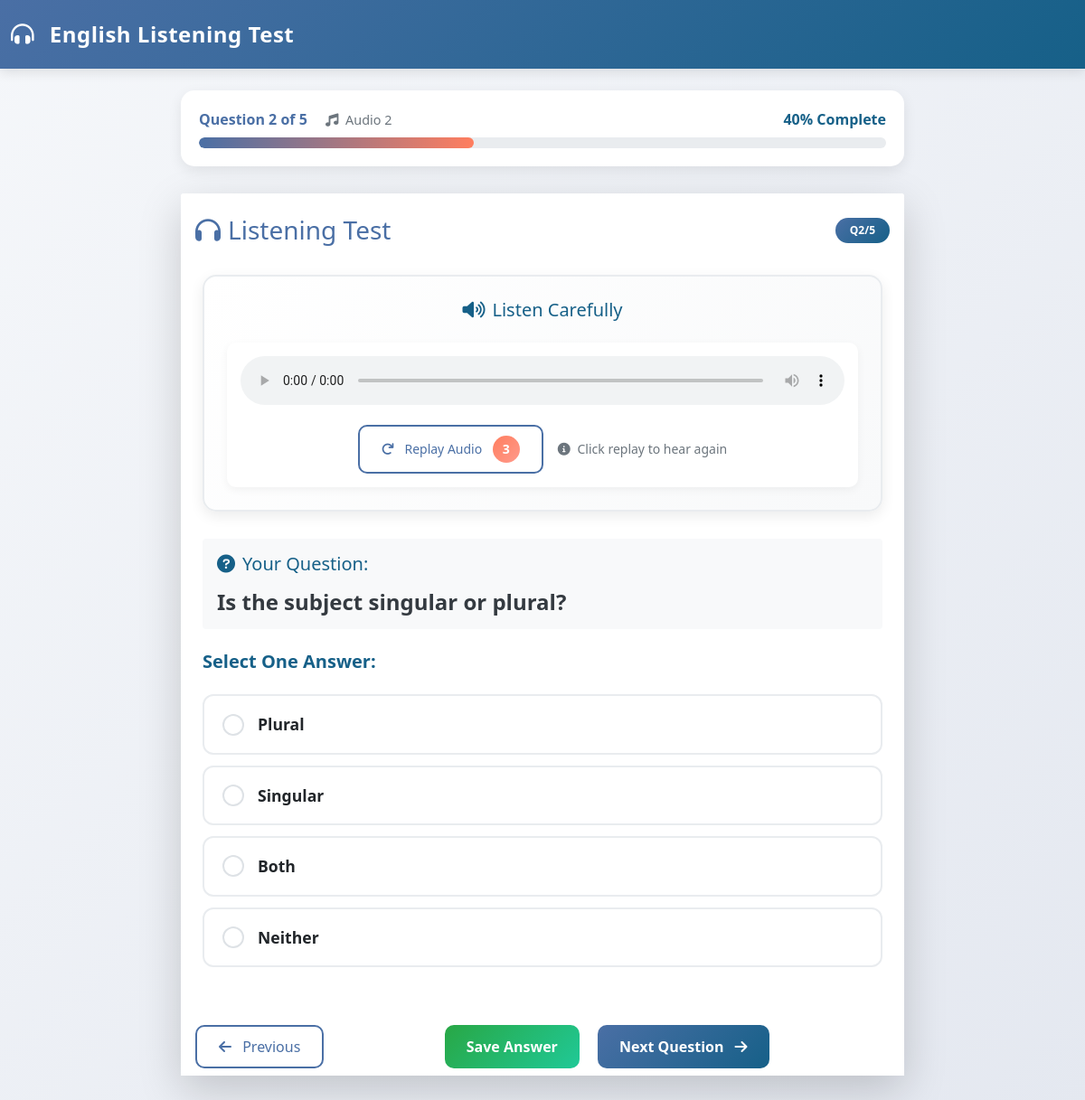
/listening/test/1/question/2/ (signed in), run on the app's committed database.
### listening/models.py (models this page shows, shortened)
class AudioQuestion(models.Model):
    test = models.ForeignKey(ListeningTest, on_delete=models.CASCADE, related_name='questions')
    order = models.IntegerField(default=1)  # Order in test (1-5)
    audio_filename = models.CharField(max_length=200, help_text="Name of audio file in static folder")
    transcript = models.TextField(help_text="Full text of what's spoken in audio")
    question_text = models.TextField()
    explanation = models.TextField(blank=True, help_text="Explanation shown after test")

class AnswerOption(models.Model):
    question = models.ForeignKey(AudioQuestion, on_delete=models.CASCADE, related_name='options')
    text = models.CharField(max_length=500)
    is_correct = models.BooleanField(default=False)

### listening/views.py (the view)
@login_required(login_url='home_page:login')
def test_question(request, test_id, question_number):
    test = get_object_or_404(ListeningTest, id=test_id, is_active=True)
    try:
        question = AudioQuestion.objects.get(test=test, order=question_number)
    except AudioQuestion.DoesNotExist:
        return redirect('listening:test_home')
    total_questions = test.questions.count()
    progress_percentage = int((question_number / total_questions) * 100)
    session_key = get_session_key(request)
    previous_response = UserResponse.objects.filter(
        session_key=session_key,
        question=question
    ).first()
    next_question = question_number + 1 if question_number < total_questions else None
    prev_question = question_number - 1 if question_number > 1 else None
    context = {
        'test': test,
        'question': question,
        'question_number': question_number,
        'total_questions': total_questions,
        'progress_percentage': progress_percentage,
        'next_question': next_question,
        'prev_question': prev_question,
        'selected_option': previous_response.selected_option_id if previous_response else None,
    }
    return render(request, 'listening/test_question.html', context)

### listening/views.py (called while the page is built)
def get_session_key(request):
    if not request.session.session_key:
        request.session.create()
    return request.session.session_key

### listening/templates/listening/test_question.html (shortened to what this page needs)
{% extends 'listening/base.html' %}
{% load static %}
{% block content %}
<div class="test-container">
<div class="progress-container">
    <div class="d-flex justify-content-between mb-2">
        <div>
            <span class="fw-bold" style="color: var(--primary-color);">
                Question {{ question_number }} of {{ total_questions }}
            </span>
            <span class="audio-info ms-3">
                <i class="fas fa-music me-1"></i>
                Audio {{ question_number }}
            </span>
        </div>
        <span class="fw-bold" style="color: var(--secondary-color);">
            {{ progress_percentage }}% Complete
        </span>
    </div>
    <div class="progress">
        <div class="progress-bar" role="progressbar"
             style="width: {{ progress_percentage }}%"
             aria-valuenow="{{ progress_percentage }}"
             aria-valuemin="0"
             aria-valuemax="100">
        </div>
    </div>
</div>
    <div class="card border-0 shadow-lg">
        <div class="card-header bg-white border-0 pt-4">
            <div class="d-flex justify-content-between align-items-center">
                <h3 class="mb-0" style="color: var(--primary-color);">
                    <i class="fas fa-headphones me-2"></i>Listening Test
                </h3>
                <div class="badge rounded-pill px-3 py-2"
                     style="background: linear-gradient(135deg, var(--primary-color), var(--secondary-color)); color: white;">
                    Q{{ question_number }}/{{ total_questions }}
                </div>
            </div>
        </div>
        <div class="card-body p-4">
            <div class="audio-player-container">
                <h5 class="text-center mb-4" style="color: var(--secondary-color);">
                    <i class="fas fa-volume-up me-2"></i>Listen Carefully
                </h5>
                <div class="audio-controls">
                    <audio id="audioPlayer" controls class="w-100">
                        <source src="{% static 'listening/audio/' %}{{ question.audio_filename }}" type="audio/mpeg">
                    </audio>
                    <div class="d-flex justify-content-center align-items-center mt-3">
                        <button id="replayBtn" class="btn btn-outline-primary btn-sm px-4">
                            <i class="fas fa-redo me-2"></i> Replay Audio
                            <span class="replay-counter ms-2">3</span>
                        </button>
                        <span class="text-muted small ms-3">
                            <i class="fas fa-info-circle me-1"></i>
                            Click replay to hear again
                        </span>
                    </div>
                </div>
            </div>
            <div class="question-section mb-4">
                <div class="card bg-light border-0">
                    <div class="card-body">
                        <h5 class="card-title mb-3" style="color: var(--secondary-color);">
                            <i class="fas fa-question-circle me-2"></i>Your Question:
                        </h5>
                        <h4 class="fw-bold mb-0" style="color: var(--dark-color);">
                            {{ question.question_text }}
                        </h4>
                    </div>
                </div>
            </div>
            <div class="options-section mb-4">
                <h5 class="mb-4" style="color: var(--secondary-color);">
                    <b>Select One Answer:<b>
                </h5>
                <form id="answerForm" data-question-id="{{ question.id }}">
                    <div class="options-list">
                        {% for option in question.options.all %}
                        <div class="option-item {% if selected_option == option.id %}selected{% endif %}"
                             data-option-id="{{ option.id }}">
                            <div class="d-flex align-items-center">
                                <div class="checkmark">
                                </div>
                                <div class="flex-grow-1">
                                    <span class="fw-bold">{{ option.text }}</span>
                                </div>
                            </div>
                        </div>
                        {% endfor %}
                    </div>
                </form>
            </div>
        </div>
        <div class="card-footer bg-white border-0 pt-3">
            <div class="d-flex justify-content-between">
                {% if prev_question %}
                <a href="{% url 'listening:test_question' test.id prev_question %}"
                   class="btn btn-outline-primary px-4">
                    <i class="fas fa-arrow-left me-2"></i> Previous
                </a>
                {% else %}
                <div></div>
                {% endif %}
                <div>
                    <button id="saveBtn" class="btn btn-success px-4 me-3">
                        <b> Save Answer <b>
                    </button>
                    {% if next_question %}
                    <a href="{% url 'listening:test_question' test.id next_question %}"
                       class="btn btn-primary px-4">
                        Next Question <i class="fas fa-arrow-right ms-2"></i>
                    </a>
                    {% endif %}
                </div>
            </div>
        </div>
    </div>
</div>
{% endblock %}

### listening/static/listening/css/styles.css (style rules this page uses)
:root { --primary-color: #4a6fa5; --secondary-color: #166088; --accent-color: #ff7e5f; --success-color: #28a745; --warning-color: #ffc107; --danger-color: #dc3545; --light-color: #f8f9fa; --dark-color: #343a40; --gray-color: #6c757d; }
body { background: linear-gradient(135deg, #f5f7fa 0%, #c3cfe2 100%); font-family: 'Segoe UI', Tahoma, Geneva, Verdana, sans-serif; min-height: 100vh; }
.test-container { max-width: 800px; margin: 0 auto; }
.audio-player-container { background: linear-gradient(135deg, #ffffff, #f8f9fa); border-radius: 15px; padding: 25px; box-shadow: 0 5px 15px rgba(0,0,0,0.08); border: 2px solid #e9ecef; margin-bottom: 30px; }
.audio-controls { background: white; border-radius: 10px; padding: 15px; box-shadow: 0 3px 10px rgba(0,0,0,0.05); }
.option-item { border: 2px solid #e9ecef; border-radius: 12px; padding: 18px 20px; margin-bottom: 12px; cursor: pointer; transition: all 0.3s ease; background: white; font-weight: 500; font-size: 1.1rem; }
.option-item .checkmark { width: 24px; height: 24px; border-radius: 50%; border: 2px solid #dee2e6; display: flex; align-items: center; justify-content: center; margin-right: 15px; transition: all 0.3s ease; }
.btn-primary { background: linear-gradient(135deg, var(--primary-color), var(--secondary-color)); border: none; border-radius: 10px; padding: 12px 30px; font-weight: 600; transition: all 0.3s ease; }
.btn-success { background: linear-gradient(135deg, #28a745, #20c997); border: none; border-radius: 10px; padding: 12px 30px; font-weight: 600; }
.btn-outline-primary { border: 2px solid var(--primary-color); color: var(--primary-color); border-radius: 10px; padding: 10px 25px; font-weight: 500; }
.progress-container { background: white; border-radius: 15px; padding: 20px; box-shadow: 0 5px 15px rgba(0,0,0,0.08); margin-bottom: 30px; }
.progress { height: 12px; border-radius: 6px; background-color: #e9ecef; overflow: hidden; }
.progress-bar { background: linear-gradient(90deg, var(--primary-color), var(--accent-color)); border-radius: 6px; transition: width 0.5s ease; }

### listening/templates/listening/test_question.html (style rules this page uses)
.replay-counter { display: inline-block; background: linear-gradient(135deg, var(--accent-color), #ff9a8b); color: white; border-radius: 50%; width: 30px; height: 30px; text-align: center; line-height: 30px; font-size: 14px; font-weight: bold; }
.audio-info { color: var(--gray-color); font-size: 0.9rem; }

### listening/templates/listening/base.html (style rules this page uses)
:root { --primary-color: #4a6fa5; --secondary-color: #166088; --accent-color: #ff7e5f; --success-color: #28a745; --warning-color: #ffc107; --danger-color: #dc3545; --light-color: #f8f9fa; --dark-color: #343a40; --gray-color: #6c757d; }
body { background: linear-gradient(135deg, #f5f7fa 0%, #e4e8f0 100%); font-family: 'Segoe UI', Tahoma, Geneva, Verdana, sans-serif; min-height: 100vh; }

### data on the page
AudioQuestion: question_text "Is the subject singular or plural?"
AnswerOption: text "Plural"
AnswerOption: text "Singular"
AnswerOption: text "Both"
AnswerOption: text "Neither"

### other printed values
{{ question_number }} "2"
{{ total_questions }} "5"
{{ progress_percentage }} "40"
